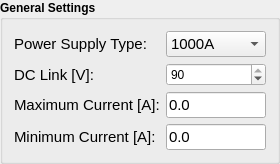
               <widget class="QGroupBox" name="groupBox_24">
                <property name="font">
                 <font>
                  <weight>75</weight>
                  <bold>true</bold>
                 </font>
                </property>
                <property name="title">
                 <string>General Settings</string>
                </property>
                <layout class="QGridLayout" name="gridLayout_11">
                 <item row="1" column="0">
                  <widget class="QLabel" name="label_3">
                   <property name="font">
                    <font>
                     <pointsize>11</pointsize>
                     <weight>50</weight>
                     <bold>false</bold>
                    </font>
                   </property>
                   <property name="text">
                    <string>DC Link [V]:</string>
                   </property>
                  </widget>
                 </item>
                 <item row="0" column="1">
                  <widget class="QComboBox" name="cb_ps_type">
                   <property name="maximumSize">
                    <size>
                     <width>100</width>
                     <height>16777215</height>
                    </size>
                   </property>
                   <property name="font">
                    <font>
                     <pointsize>11</pointsize>
                     <weight>50</weight>
                     <bold>false</bold>
                    </font>
                   </property>
                   <property name="currentText">
                    <string>1000A</string>
                   </property>
                   <property name="currentIndex">
                    <number>0</number>
                   </property>
                   <item>
                    <property name="text">
                     <string>1000A</string>
                    </property>
                   </item>
                   <item>
                    <property name="text">
                     <string>225A</string>
                    </property>
                   </item>
                   <item>
                    <property name="text">
                     <string>10A[1]</string>
                    </property>
                   </item>
                   <item>
                    <property name="text">
                     <string>10A[2]</string>
                    </property>
                   </item>
                   <item>
                    <property name="text">
                     <string>10A[3]</string>
                    </property>
                   </item>
                  </widget>
                 </item>
                 <item row="0" column="0">
                  <widget class="QLabel" name="label_35">
                   <property name="sizePolicy">
                    <sizepolicy hsizetype="Maximum" vsizetype="Preferred">
                     <horstretch>0</horstretch>
                     <verstretch>0</verstretch>
                    </sizepolicy>
                   </property>
                   <property name="font">
                    <font>
                     <pointsize>11</pointsize>
                     <weight>50</weight>
                     <bold>false</bold>
                    </font>
                   </property>
                   <property name="text">
                    <string>Power Supply Type:</string>
                   </property>
                  </widget>
                 </item>
                 <item row="2" column="1">
                  <widget class="QLineEdit" name="le_maximum_current">
                   <property name="sizePolicy">
                    <sizepolicy hsizetype="Preferred" vsizetype="Fixed">
                     <horstretch>0</horstretch>
                     <verstretch>0</verstretch>
                    </sizepolicy>
                   </property>
                   <property name="maximumSize">
                    <size>
                     <width>100</width>
                     <height>16777215</height>
                    </size>
                   </property>
                   <property name="font">
                    <font>
                     <pointsize>11</pointsize>
                     <weight>50</weight>
                     <bold>false</bold>
                    </font>
                   </property>
                   <property name="text">
                    <string>0.0</string>
                   </property>
                  </widget>
                 </item>
                 <item row="3" column="0">
                  <widget class="QLabel" name="label_133">
                   <property name="font">
                    <font>
                     <pointsize>11</pointsize>
                     <weight>50</weight>
                     <bold>false</bold>
                    </font>
                   </property>
                   <property name="text">
                    <string>Minimum Current [A]:</string>
                   </property>
                   <property name="alignment">
                    <set>Qt::AlignLeading|Qt::AlignLeft|Qt::AlignVCenter</set>
                   </property>
                  </widget>
                 </item>
                 <item row="2" column="0">
                  <widget class="QLabel" name="label_126">
                   <property name="font">
                    <font>
                     <pointsize>11</pointsize>
                     <weight>50</weight>
                     <bold>false</bold>
                    </font>
                   </property>
                   <property name="text">
                    <string>Maximum Current [A]:</string>
                   </property>
                   <property name="alignment">
                    <set>Qt::AlignLeading|Qt::AlignLeft|Qt::AlignVCenter</set>
                   </property>
                  </widget>
                 </item>
                 <item row="3" column="1">
                  <widget class="QLineEdit" name="le_minimum_current">
                   <property name="maximumSize">
                    <size>
                     <width>100</width>
                     <height>16777215</height>
                    </size>
                   </property>
                   <property name="font">
                    <font>
                     <pointsize>11</pointsize>
                     <weight>50</weight>
                     <bold>false</bold>
                    </font>
                   </property>
                   <property name="text">
                    <string>0.0</string>
                   </property>
                  </widget>
                 </item>
                 <item row="1" column="1">
                  <widget class="QSpinBox" name="sb_dclink">
                   <property name="sizePolicy">
                    <sizepolicy hsizetype="Preferred" vsizetype="Fixed">
                     <horstretch>0</horstretch>
                     <verstretch>0</verstretch>
                    </sizepolicy>
                   </property>
                   <property name="maximumSize">
                    <size>
                     <width>100</width>
                     <height>16777215</height>
                    </size>
                   </property>
                   <property name="font">
                    <font>
                     <weight>50</weight>
                     <bold>false</bold>
                    </font>
                   </property>
                   <property name="maximum">
                    <number>90</number>
                   </property>
                   <property name="value">
                    <number>90</number>
                   </property>
                  </widget>
                 </item>
                </layout>
               </widget>
